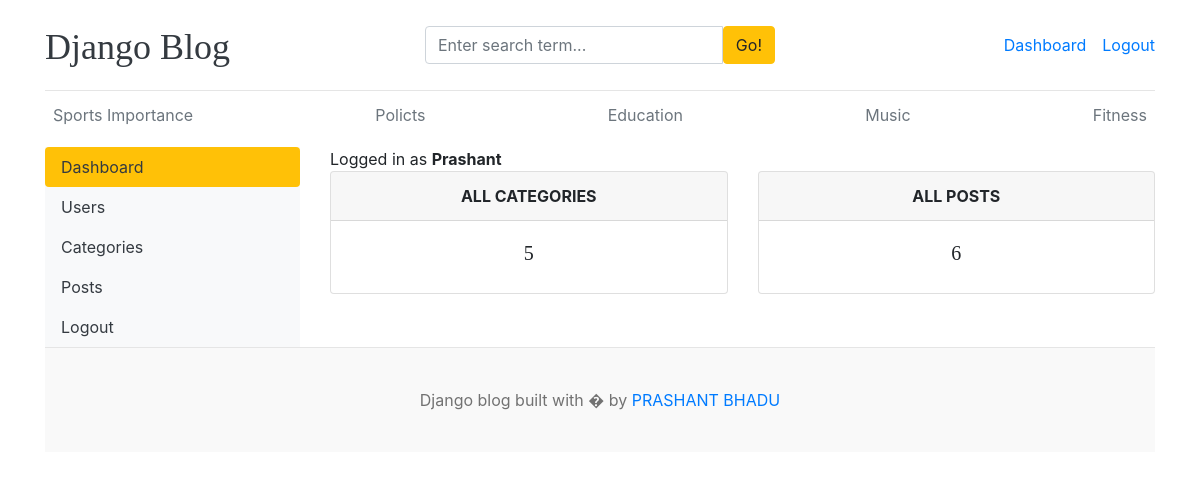
The page /dashboard/ (signed in) on the database its author committed.
### blogs/models.py (models this page shows, shortened)
class Category(models.Model):
    category_name = models.CharField(max_length=50, unique=True)
    created_at = models.DateTimeField(auto_now_add=True)
    updated_at = models.DateTimeField(auto_now=True)
    class Meta:
        verbose_name_plural = 'categories'

### dashboards/views.py (the view)
# urls.py: path('dashboard/', include('dashboards.urls')),
@login_required(login_url='login')
def dashboard(request):
    category_count = Category.objects.all().count()
    blogs_count = Blog.objects.all().count()
    context = {
        'category_count': category_count,
        'blogs_count':blogs_count
    }
    return render(request, 'dashboard/dashboard.html', context)

### blogs/context_processors.py (called while the page is built)
def get_categories(request):
    categories= Category.objects.all()
    return dict(categories=categories)

def get_social_links(request):
    social_links=SocialLink.objects.all()
    return dict(social_links=social_links)

### templates/dashboard/dashboard.html
{% extends 'base.html' %}
{% block content %}
<div class="row">
    {% include 'dashboard/sidebar.html' %}
    <div class="col-md-9">
        <span>Logged in as <b>{{user}}</b></span>
        <div class="row">
            <div class="col">
                <div class="card border-default mb-3">
                    <div class="card-header text-center text-uppercase font-weight-bold">All Categories</div>
                    <div class="card-body text-center">
                        <h5 class="card-tittle text-center">{{ category_count }}</h5>
                    </div>
                </div>
            </div>
             <div class="col">
                <div class="card border-default mb-3">
                    <div class="card-header text-center text-uppercase font-weight-bold">All posts</div>
                    <div class="card-body text-center">
                        <h5 class="card-tittle text-center">{{ blogs_count }}</h5>
                    </div>
                </div>
            </div>
        </div>
    </div>
</div>
{% endblock %}

### templates/base.html (shortened to what this page needs)
{% load static %}
<!DOCTYPE html>
<html lang="en">
<head>
    <link href="https://getbootstrap.com/docs/4.0/dist/css/bootstrap.min.css" rel="stylesheet">
    <link href="{% static 'css/blog.css' %}" rel="stylesheet">
    <link rel="stylesheet" href="https://cdnjs.cloudflare.com/ajax/libs/font-awesome/4.7.0/css/font-awesome.min.css">
  </head>
<body>
    <div class="container">
      <header class="blog-header py-3">
        <div class="row flex-nowrap justify-content-between align-items-center">
          <div class="col-4 pt-1">
            <a class="blog-header-logo text-dark" href="/">Django Blog</a>
          </div>
          <div class="col-4">
            <form action="{% url 'search' %}" method="GET">
                <div class="input-group">
                        <input class="form-control" type="text" name="keyword" placeholder="Enter search term..." aria-label="Enter search term..." aria-describedby="button-search" />
                        <button type="submit" class="btn btn-warning" id="button-search" type="button">Go!</button>
                    </div>
            </form>
          </div>
          <div class="col-4 d-flex justify-content-end align-items-center">
            {% if not user.is_authenticated %}
            <a class="btn btn-sm btn-warning" href="{% url 'login' %}">Login</a> &nbsp;
            <a class="btn btn-sm btn-outline-secondary" href="{% url 'register' %}">Register</a>
            {% else %}
            <span><a href="{% url 'dashboard' %}">Dashboard</a> </span>
            <span><a href="{% url 'logout' %}">Logout</a></span>
            {%endif%}
          </div>
        </div>
      </header>
      <div class="nav-scroller py-1 mb-2">
        <nav class="nav d-flex justify-content-between">
          {% for cat in categories %}
          <a class="p-2 text-muted" href="{% url 'posts_by_category' cat.id %}">{{cat.category_name}}</a>
          {% endfor %}
        </nav>
      </div>
 {% block content %}
 {% endblock %}
<footer class="blog-footer">
  <p>Django blog built with � by <a href="#">PRASHANT BHADU</a></p>
</footer>
</body>
</html>

### blog_main/static/css/blog.css (style rules this page uses)
.blog-header { border-bottom: 1px solid #e5e5e5; }
.blog-header-logo { font-family: "Playfair Display", Georgia, "Times New Roman", serif; font-size: 2.25rem; }
h1, h2, h3, h4, h5, h6 { font-family: "Playfair Display", Georgia, "Times New Roman", serif; }
.blog-footer { padding: 2.5rem 0; color: #727272; text-align: center; background-color: #f9f9f9; border-top: .05rem solid #e5e5e5; }
.blog-footer p:last-child { margin-bottom: 0; }

### rows shown on the page
Category: category_name "Sports Importance"
Category: category_name "Policts"
Category: category_name "Education"
Category: category_name "Music"
Category: category_name "Fitness"

### other values the page prints
{{ user }} "Prashant"
{{ category_count }} "5"
{{ blogs_count }} "6"
